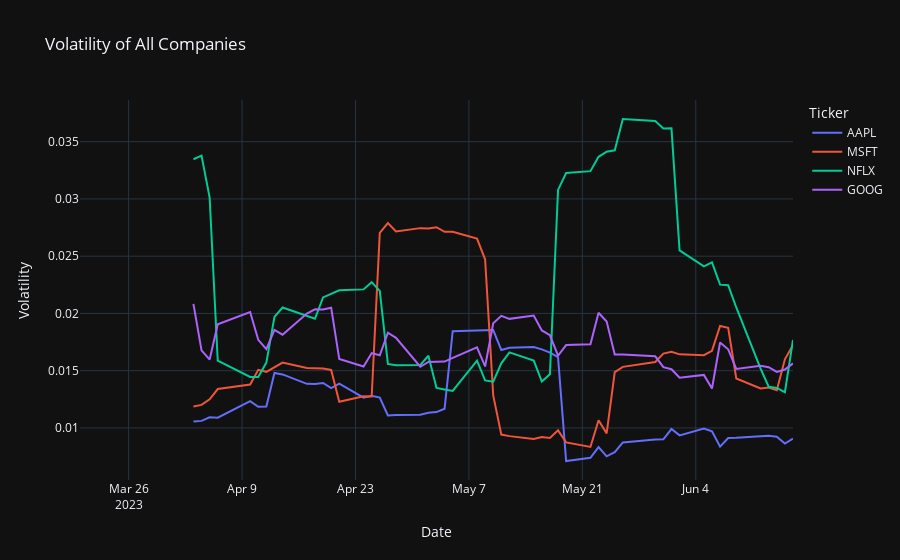

Notebook cell for this chart:
### Code cell
df['Volatility'] = df.groupby('Ticker')['Close'].pct_change().rolling(window=10).std().reset_index(0, drop=True)
fig = px.line(df, x='Date', y='Volatility',
              color='Ticker',
              title='Volatility of All Companies')
fig.show()
